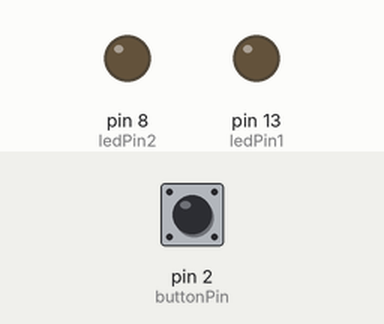
Recording of a sketch running on a simulated Arduino Uno, built with avr-gcc and run on an emulated ATmega328P. Parts: output pins drawn as LEDs (lit = HIGH). The inputs (shaded band) are chosen by the test bench; at power-on: pin 2 (buttonPin) LOW.

Above: at 1.2 s.
1.3 s: pin 2 (buttonPin) pulled HIGH for 0.15 s
At 2.3 s:
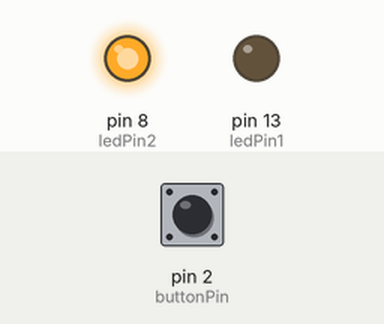
2.9 s: pin 2 (buttonPin) pulled HIGH for 3.2 s
At 4.0 s:
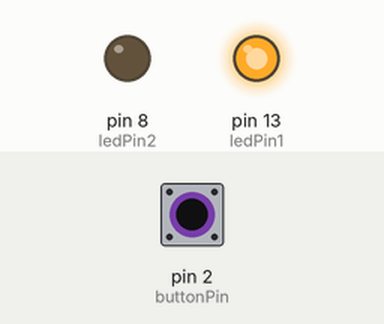
Timing chart, 0 to 7.6 s (numbered marks = the images above; inputs shaded):
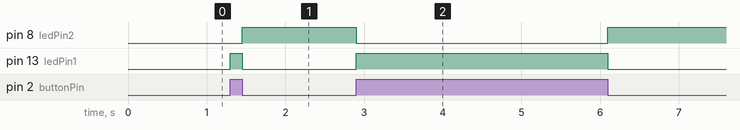

Measured:
- after the input at 1.3 s, pin 8 (ledPin2): LOW → HIGH after 0.15 s; pin 13 (ledPin1): LOW → HIGH at once, → LOW 0.15 s later
- after the input at 2.9 s, pin 8 (ledPin2): HIGH → LOW at once, → HIGH 3.2 s later; pin 13 (ledPin1): LOW → HIGH at once, → LOW 3.2 s later

The sketch:

interruptchange.ino
```cpp
int buttonPin = 2;     // input
int ledPin1 =  13;      //normal
int ledPin2 =  8;      //interrupt

volatile int buttonState = 0;         // variable for reading the pushbutton status
void setup() {
  // initialize the LED pin as an output:
  pinMode(ledPin1, OUTPUT);
  pinMode(ledPin2, OUTPUT);
  // initialize the pushbutton pin as an input:
  pinMode(buttonPin, INPUT);
  // Attach an interrupt to the ISR vector
  attachInterrupt(0, pinISR, CHANGE);
}

void loop() {
  // Nothing here!
}

void pinISR() {
  buttonState = digitalRead(buttonPin);
  digitalWrite(ledPin1,buttonState);
  digitalWrite(ledPin2,!buttonState);
  }
```
